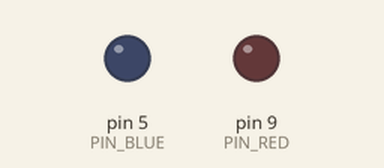
Recording of a sketch running on a simulated Arduino Uno, built with avr-gcc and run on an emulated ATmega328P. Parts: output pins drawn as LEDs (lit = HIGH).

Above: at 0.1 s.
At 1.1 s:
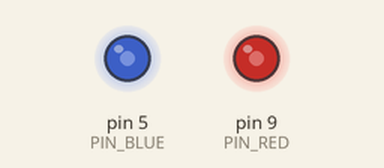
Timing chart, 0 to 2.6 s (numbered marks = the images above):
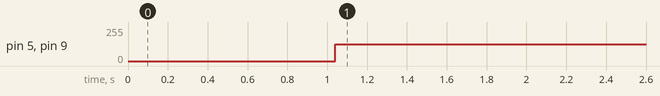

Measured:
- by itself, pin 5 (PIN_BLUE), pin 9 (PIN_RED): 0/255 → 127/255 at 1.0 s

The sketch:

zeleznicni_prejezd_bez_funkce_delay_pro_blahu_v_depresi.ino
```cpp
#define PIN_CLK     2
#define PIN_DT      3
#define PIN_BTN     4
#define PIN_BLUE    5
#define PIN_GREEN   6
#define PIN_RED     9

unsigned long predchoziMS;
byte stav = 0;

void setup() {
  pinMode(PIN_RED, OUTPUT);
  pinMode(PIN_BLUE, OUTPUT);
}

void loop() {
  unsigned long aktualniMS = millis();

  if (aktualniMS - predchoziMS >= 1000) {
    if (stav == 0) stav = 1;
    else stav = 0;

    if (stav == 0) {
      digitalWrite(PIN_RED, HIGH);
      digitalWrite(PIN_BLUE, LOW);
    } else {
      digitalWrite(PIN_RED, LOW);
      digitalWrite(PIN_BLUE, HIGH);
    }
  }
}
```
